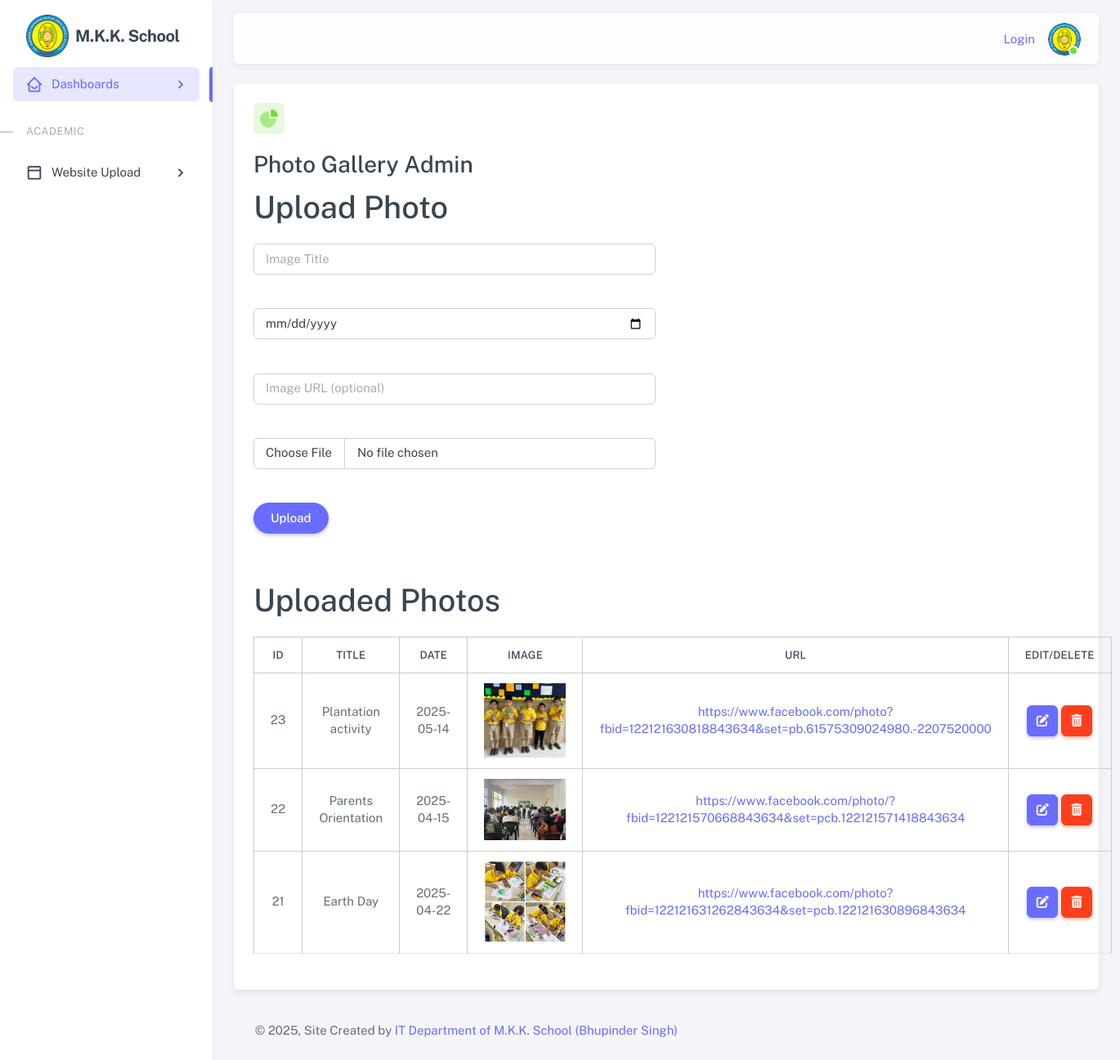
/admin/photo-admin/upload-photo.php, run on the app's committed database.
### tables this page shows
CREATE TABLE `photos` (
  `id` int(11) NOT NULL,
  `title` varchar(255) DEFAULT NULL,
  `upload_date` date DEFAULT NULL,
  `image` varchar(255) DEFAULT NULL,
  `url` varchar(255) DEFAULT NULL
);

### admin/photo-admin/upload-photo.php (the view, shortened to what this page needs)
<?php
include('header.php');
?>
<?php include 'db.php'; ?>
<div class="content-wrapper">
    <div class="container-xxl flex-grow-1 container-p-y">
        <div class="row">
            <div class="col-lg-12 col-md-4 order-1">
                <div class="row">
                    <div class="col-lg-12 col-md-12 mb-6">
                        <div class="card h-100">
                            <div class="card-body">
                                <div class="card-title d-flex align-items-start justify-content-between mb-4">
                                    <div class="avatar flex-shrink-0">
                                        <img src="assets/img/icons/unicons/chart-success.png" alt="chart success"
                                            class="rounded">
                                    </div>
                                </div>
                                <h3 class="mb-1">Photo Gallery Admin</h3>
                                <h2>Upload Photo</h2>
                                <div class="row">
                                    <div class="col-lg-6 col-md-6 mb-6">
                                        <form method="POST" action="upload.php" enctype="multipart/form-data">
                                            <input class="form-control" type="text" name="title" placeholder="Image Title" required><br><br>
                                            <input class="form-control" type="date" name="date" required><br><br>
                                            <input class="form-control" type="url" name="url" placeholder="Image URL (optional)"><br><br>
                                            <input class="form-control" type="file" name="image" required><br><br>
                                            <button  type="submit" class="btn rounded-pill btn-primary">Upload</button>
                                        </form>
                                    </div>
                                </div>
                                <h2>Uploaded Photos</h2>
                                <div class="date-table">
                                <table class="table table-bordered table-responsive text-wrap">
                                    <tr style="font-weight: 600;">
                                        <th>ID</th>
                                        <th>Title</th>
                                        <th>Date</th>
                                        <th>Image</th>
                                        <th>URL</th>
                                        <th>Edit/Delete</th>
                                    </tr>
                                    <?php
                                    $limit = 5;
                                    $page = isset($_GET['page']) ? (int)$_GET['page'] : 1;
                                    $start = ($page - 1) * $limit;
                                    $res = $conn->query("SELECT * FROM photos ORDER BY id DESC LIMIT $start, $limit");
                                    while ($row = $res->fetch_assoc()):
                                    ?>
                                        <tr>
                                            <td><?= $row['id'] ?></td>
                                            <td><?= htmlspecialchars($row['title']) ?></td>
                                            <td><?= $row['upload_date'] ?></td>
                                            <td><img src="uploads/<?= $row['image'] ?>"></td>
                                            <td><a href="<?= $row['url'] ?>" target="_blank"><?= $row['url'] ?></a></td>
                                            <td>
                                                <a href="edit.php?id=<?= $row['id'] ?>"> <button type="button" class="btn btn-icon btn-primary">
                                                        <i class="fa-solid fa-pen-to-square"></i>
                                                    </button></a>
                                                <a href="delete.php?id=<?= $row['id'] ?>" onclick="return confirm('Delete this image?')"> <button type="button" class="btn btn-icon btn-danger">
                                                        <i class="fa-solid fa-trash-can"></i>
                                                    </button></a>
                                            </td>
                                        </tr>
                                    <?php endwhile; ?>
                                </table>
                                </div>
                            </div>
                        </div>
                    </div>
                </div>
            </div>
        </div>
        <?php
        include('footer.php')
        ?>

### admin/photo-admin/header.php (shortened to what this page needs)
<!DOCTYPE html>
<html lang="en" class="light-style layout-menu-fixed layout-compact " dir="ltr" data-theme="theme-default"
    data-assets-path="assets/" data-template="vertical-menu-template-free" data-style="light">
<head>
    <link rel="stylesheet" href="assets/vendor/fonts/boxicons.css" />
    <link rel="stylesheet" href="assets/vendor/css/core.css" class="template-customizer-core-css" />
    <link rel="stylesheet" href="assets/vendor/css/theme-default.css" class="template-customizer-theme-css" />
    <link rel="stylesheet" href="assets/css/demo.css" />
    <link rel="stylesheet" href="assets/vendor/libs/perfect-scrollbar/perfect-scrollbar.css" />
    <link rel="stylesheet" href="assets/vendor/libs/apex-charts/apex-charts.css" />
    <link rel="stylesheet" href="assets/css/custom.css" />
    <link rel="stylesheet" href="" />
    <link rel="stylesheet" href="https://cdnjs.cloudflare.com/ajax/libs/font-awesome/6.7.2/css/all.min.css" />
</head>
<body>
    <div class="layout-wrapper layout-content-navbar  ">
        <div class="layout-container">
            <aside id="layout-menu" class="layout-menu menu-vertical menu bg-menu-theme">
                <div class="app-brand demo ">
                    <a href="index.php" class="app-brand-link">
                        <span class="app-brand-logo demo">
                            <img src="assets/img/logo.png" style="max-width: 52px;">
                        </span>
                        <span class="app-brand-text demo menu-text fw-bold ms-2">M.K.K. School</span>
                    </a>
                </div>
                <?php
                include('navbar.php')
                ?>
            </aside>
            <div class="layout-page">
                <nav class="layout-navbar container-xxl navbar navbar-expand-xl navbar-detached align-items-center bg-navbar-theme"
                    id="layout-navbar">
                    <div class="navbar-nav-right d-flex align-items-center" id="navbar-collapse">
                        <ul class="navbar-nav flex-row align-items-center ms-auto">
                            <li class="nav-item lh-1 me-4">
                                <a class="github-button" href="#" data-icon="octicon-star" data-size="large"
                                    data-show-count="true"
                                    aria-label="Star themeselection/sneat-html-admin-template-free on GitHub">Login</a>
                            </li>
                            <li class="nav-item navbar-dropdown dropdown-user dropdown">
                                <a class="nav-link dropdown-toggle hide-arrow p-0" href="javascript:void(0);"
                                    data-bs-toggle="dropdown">
                                    <div class="avatar avatar-online">
                                        <img src="assets/img/logo.png" alt class="w-px-40 h-auto rounded-circle">
                                    </div>
                                </a>
                            </li>
                        </ul>
                    </div>
                </nav>

### admin/photo-admin/navbar.php (shortened to what this page needs)
<ul class="menu-inner py-1">
    <li class="menu-item active">
        <a href="index.php" class="menu-link menu-toggle">
            <i class="menu-icon tf-icons bx bx-home-smile"></i>
            <div class="text-truncate" data-i18n="Dashboards">Dashboards</div>
        </a>
    </li>
    <li class="menu-header small text-uppercase">
        <span class="menu-header-text">Academic</span>
    </li>
    <li class="menu-item">
        <a href="javascript:void(0);" class="menu-link menu-toggle">
            <i class="menu-icon tf-icons bx bx-dock-top"></i>
            <div class="text-truncate" data-i18n="Account Settings">Website Upload</div>
        </a>
    </li>
</ul>

### admin/photo-admin/footer.php (shortened to what this page needs)
<footer class="content-footer footer bg-footer-theme">
    <div class="container-xxl">
        <div class="footer-container d-flex align-items-center justify-content-between py-4 flex-md-row flex-column">
            <div class="text-body">
                ©
                , Site Created by <a href="https://mkkschool.com/" target="_blank" class="footer-link">IT
                    Department of M.K.K. School (Bhupinder Singh)</a>
            </div>
        </div>
    </div>
</footer>
</div>
</body>
</html>

### admin/photo-admin/assets/css/demo.css (style rules this page uses)
.menu .app-brand.demo { height: 64px; margin-top: 12px; }
.app-brand-text.demo { font-size: 1.75rem; letter-spacing: -0.5px; }

### admin/photo-admin/assets/css/custom.css (style rules this page uses)
.app-brand-text.demo { font-size: 20px; letter-spacing: -0.5px; }

### admin/photo-admin/upload-photo.php (style rules this page uses)
form { margin-bottom: 30px; }
img { width: 100px; }
table { border-collapse: collapse; width: 100%; }
th, td { border: 1px solid #ccc; padding: 10px; text-align: center; }

### data on the page
photos: id "23", title "Plantation activity", upload_date "2025-05-14", image (picture), url "https://www.facebook.com/photo?fbid=122121630818843634&set=pb.61575309024980.-2207520000"
photos: id "22", title "Parents Orientation", upload_date "2025-04-15", image (picture), url "https://www.facebook.com/photo/?fbid=122121570668843634&set=pcb.122121571418843634"
photos: id "21", title "Earth Day", upload_date "2025-04-22", image (picture), url "https://www.facebook.com/photo?fbid=122121631262843634&set=pcb.122121630896843634"
